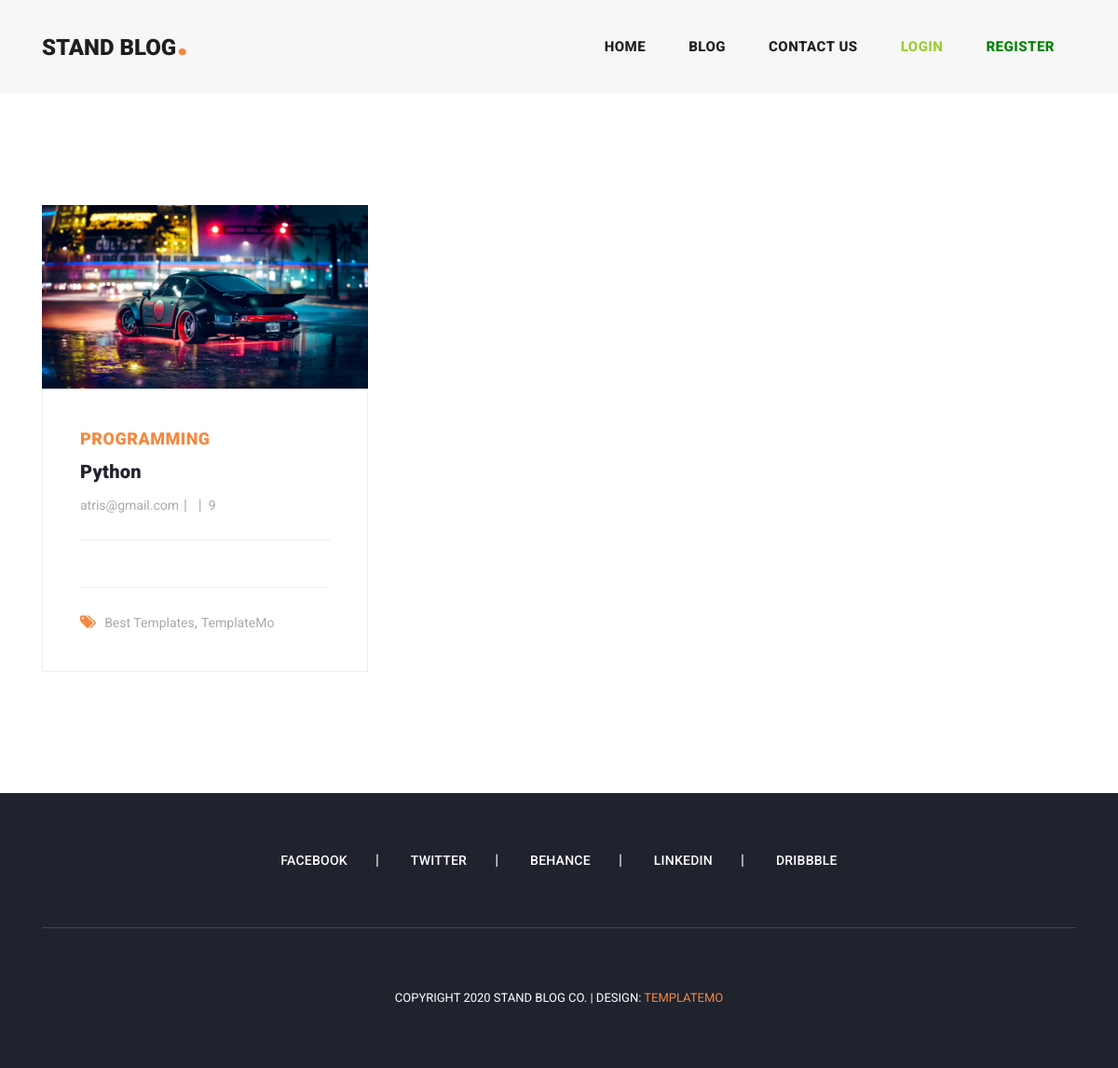
Page /blog on the committed database.
### blog_app/models.py (models this page shows, shortened)
class Post(models.Model):
    author = models.ForeignKey(User, on_delete=models.CASCADE)
    category = models.ManyToManyField(Category)
    title = models.CharField(max_length=505)
    title_site = models.CharField(max_length=80)
    site_meta = models.CharField(max_length=500)
    short_description = models.TextField()
    description = RichTextUploadingField()
    created_at = models.DateTimeField(auto_now_add=True)
    updated_at = models.DateTimeField(auto_now=True)
    image = models.ImageField(upload_to='image')
    published = models.BooleanField(default=False)
    view = models.IntegerField(default=0)
    slug = models.SlugField()

class Category(models.Model):
    title = models.CharField(max_length=200)
    created_at = models.DateTimeField(auto_now_add=True)
    def __str__(self):
        return self.title

### account_app/models.py (models this page shows, shortened)
class User(AbstractBaseUser):
    email = models.EmailField(
        verbose_name='email address',
        max_length=255,
        unique=True,
    )
    fullname = models.CharField(max_length=100, verbose_name='نام کامل')
    date_of_birth = models.DateField(null=True, blank=True)
    date_of_joind = models.DateField(auto_now_add=True)
    is_active = models.BooleanField(default=True)
    is_admin = models.BooleanField(default=False)
    objects = UserManager()
    USERNAME_FIELD = 'email'
    REQUIRED_FIELDS = []
    def __str__(self):
        return self.email

### blog_app/views.py (the view)
# urls.py: path('blog', views.Blog.as_view(), name='blog'),
class Blog(ListView):
    model = Post
    template_name = 'blog_app/blog.html'
    paginate_by = 3
    context_object_name = 'posts'
    queryset = Post.objects.order_by('-created_at')

### blog_app/templates/blog_app/blog.html (shortened to what this page needs)
{% extends 'base.html' %}
{% load static %}
{% load render_partial %}
{% block content %}
    <br><br><br><br><br>
    <section class="blog-posts grid-system">
        <div class="container">
            <div class="row">
                <div class="col-lg-8">
                    <div class="all-blog-posts">
                        <div class="row">
                            {% for post in posts %}
                                <div class="col-lg-6">
                                    <div class="blog-post">
                                        <div class="blog-thumb">
                                            <img src="{{ post.image.url }}" alt="">
                                        </div>
                                        <div class="down-content">
                                            <span>{{ post.category.first }}</span>
                                            <a href="{% url 'post_detail' post.slug %}"><h4>{{ post.title }}</h4></a>
                                            <ul class="post-info">
                                                <li><a href="#">{{ post.author }}</a></li>
                                                <li><a href="#">{{ post.shamsi_date }}</a></li>
                                                <li><a href="#">{{ post.view }}</a></li>
                                            </ul>
                                            <p>{{ post.body|truncatewords:20 }}</p>
                                            <div class="post-options">
                                                <div class="row">
                                                    <div class="col-lg-12">
                                                        <ul class="post-tags">
                                                            <li><i class="fa fa-tags"></i></li>
                                                            <li><a href="#">Best Templates</a>,</li>
                                                            <li><a href="#">TemplateMo</a></li>
                                                        </ul>
                                                    </div>
                                                </div>
                                            </div>
                                        </div>
                                    </div>
                                </div>
                            {% endfor %}
                        </div>
                    </div>
                </div>
            </div>
        </div>
    </section>
{% endblock %}

### home_app/static/home_app/css/templatemo-stand-blog.css (style rules this page uses)
p { margin-bottom: 0px; font-size: 15px; font-weight: 400; color: #7a7a7a; line-height: 30px; }
a { text-decoration: none!important; }
ul { padding: 0; margin: 0; list-style: none; }
h1,h2,h3,h4,h5,h6 { margin: 0px; }
.blog-posts { margin-top: 100px; }
.blog-posts .blog-post { margin-bottom: 30px; }
.blog-posts .blog-thumb img { width: 100%; overflow: hidden; }
.blog-posts .down-content { padding: 40px; border-right: 1px solid #eee; border-left: 1px solid #eee; border-bottom: 1px solid #eee; }
.blog-posts .down-content span { font-size: 18px; text-transform: uppercase; letter-spacing: 0.5px; font-weight: 900; color: #f48840; }
.blog-posts .down-content h4 { font-size: 24px; text-transform: capitalize; letter-spacing: 0.5px; font-weight: 900; color: #20232e; margin: 10px 0px 12px 0px; }
.blog-posts .down-content ul.post-info li { display: inline-block; margin-right: 8px; }
.blog-posts .down-content ul.post-info li:after { content: '|'; color: #aaa; margin-left: 8px; }
.blog-posts .down-content h4 { font-size: 20px; letter-spacing: 0.25px; }
.grid-system .down-content ul.post-info li { margin-right: 3px; }
.grid-system .down-content ul.post-info li:after { margin-left: 5px; }
.blog-posts .down-content ul.post-info li:last-child::after { display: none; }
.blog-posts .down-content ul.post-info li a { font-size: 14px; color: #aaa; font-weight: 400; transition: all .3s; }
.blog-posts .down-content p { padding: 25px 0px; margin: 25px 0px; border-top: 1px solid #eee; border-bottom: 1px solid #eee; }
.blog-posts .down-content ul.post-tags li, .blog-posts .down-content ul.post-share li { display: inline-block; }
.blog-posts .down-content ul.post-tags li:first-child i, .blog-posts .down-content ul.post-share li:first-child i { color: #f48840; margin-right: 5px; }
.blog-posts .down-content ul.post-tags li, .blog-posts .down-content ul.post-share li { color: #aaa; }
.blog-posts .down-content ul.post-tags li a, .blog-posts .down-content ul.post-share li a { font-size: 14px; color: #aaa; font-weight: 400; transition: all .3s; }

### rows in the picture
Post: image (picture), category.first "PROGRAMMING", title "Python", author "atris@gmail.com", view "9"
